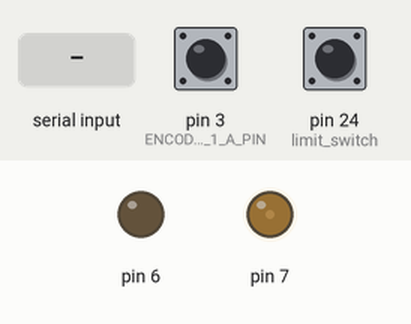
A sketch run on a simulated Arduino Mega 2560, built with avr-gcc and run on an emulated ATmega2560. Shown: output pins drawn as LEDs (lit = HIGH). Inputs (shaded band) come from the test bench; at power-on: pin 24 (limit_switch) HIGH, pin 3 (ENCODER_1_A_PIN) HIGH. What the sketch prints to the serial monitor is not drawn.

Above: at 0.8 s.
0.9 s: pin 24 (limit_switch) pulled LOW for 0.15 s
At 1.8 s:
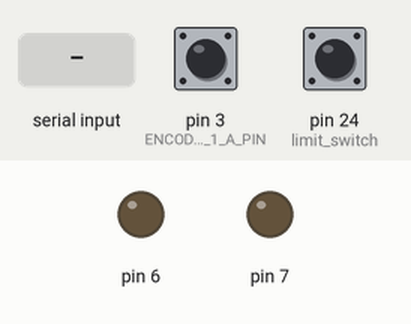
2.5 s: "90,45\n" received over Serial
At 3.0 s:
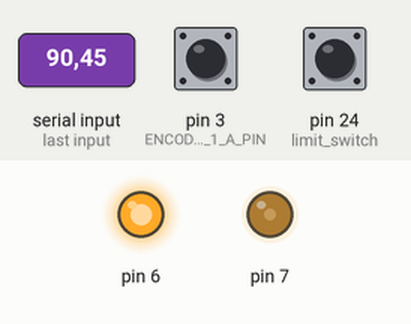
Timing chart, 0 to 5.5 s (numbered marks = the images above; inputs shaded):
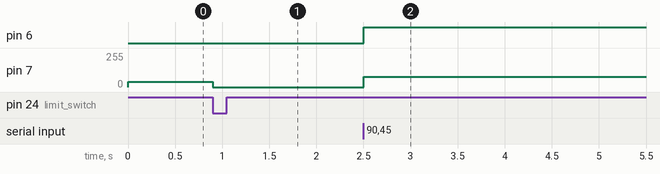

The sketch:

BTM_horizontal_encoder_1.ino
```cpp
#include "encoder.h"
#define limit_switch PA2
unsigned char x_p = 0, x1 = 0,  x2 = 0, theta = 0 ;
unsigned char rx_c = 0;
int encoder_p = 0, ed = 0, spd = 600;
void setup() {
  DDRA &= ~(1 << limit_switch); // LIMIT SWITCH PINA2
  PORTA |= (1 << limit_switch);
  DDRH |= (1 << PINH3) | (1 << PINH4);
  PORTH &= ~(1 << PINH3);
  TCCR4A = (1 << COM4B1) | (1 << WGM41);
  TCCR4B = (1 << WGM42) | (1 << WGM43) | (1 << CS40);
  ICR4 = 2000;

  encoder_1_init();          // anticlockwise --->  -ve              clockwise --->   +ve
  Serial.begin(115200);
  while ((PINA & (1 << limit_switch))) //to set at 0 degree
  {
    OCR4B = 300;
    Serial.print(EncoderOne);
    Serial.print("   ");
    Serial.println(OCR4B);

  }
  OCR4B = 0;

  EncoderOne = 0;
  //  Serial_init_setup();// USART COMMUNICATION

}
void loop() {
  if (Serial.available()) {
    theta = Serial.parseInt() + Serial.parseInt() ;

  }
  set_degree(theta);

  //  pid_set(theta);

  Serial.println(EncoderOne);

}
void Serial_init_setup() {
  cli();
  UBRR1L = 8;
  UBRR1H = 0x00;
  UCSR1B = 0x98;
  UCSR1C = 0x06;
  sei();
}


void  pid_set(unsigned int y)
{
  Serial.println("yes");


  if ( (EncoderOne + (6.67 * y)) < -5)
  {
    PORTH &= ~(1 << PINH3); //direction:  clockwise---> low
    //              if(abs(EncoderOne) > ((6.67*y)*0.6)){
    //              OCR4B = 200;
    //              }
    //              else{
    OCR4B = 200;
    //              }
  }
  else if ((EncoderOne + (6.67 * y)) > 5)
  {
    PORTH |= (1 << PINH3);         // direction:   anitclockwise---> high
    //            if(abs(EncoderOne) > ((6.67*y)*0.6)){
    //              OCR4B = 200;
    //              }
    //              else{
    OCR4B = 200;
    //              }

  }
  else {
    OCR4B = 0;
  }

}


ISR(USART1_RX_vect) {
  theta = UDR1;

  // set_degree(theta);
}


void set_degree(unsigned char x) {
  if ((x > x_p))
  {

    PORTH |= (1 << PINH3); //direction:   anitclockwise---> high
    if ((abs(EncoderOne)) > (6.67 * x)) // && (x = x_p))
    {

      OCR4B = 0;

      x_p = x;
    }
    else {
      if ((abs(EncoderOne)) > ((6.67 * x) * 0.6))
      {

        spd = spd - 20;
        OCR4B = spd;

      }
      else
      {

        OCR4B = spd;

      }

    }
  }
  else if ((x < x_p))
  {

    PORTH &= ~(1 << PINH3);   // direction:   clockwise---> low
    if ((abs(EncoderOne)) < (6.67 * x)) //&& (x = x_p))
    {

      OCR4B = 0;

      x_p = x;
    }
    else {
      if ((abs(EncoderOne)) > ((6.67 * x) * 0.6))
      {

        spd = spd - 20;
        OCR4B = spd;

      }
      else
      {

        OCR4B = spd;

      }

    }
  }
  else if (x = x_p) {

    OCR4B = 0;
  }


}
```

encoder.h
```cpp
# include <avr/io.h>
# include <util/delay.h>
# include <avr/interrupt.h>

# define ENCODER_1_A_REGISTER DDRE // PIN 3
# define ENCODER_1_A_PORT PORTE
# define ENCODER_1_A_INPUT PINE
# define ENCODER_1_A_PIN PE5

# define ENCODER_1_B_REGISTER DDRA // PIN   22
# define ENCODER_1_B_PORT PORTA
# define ENCODER_1_B_INPUT PINA
# define ENCODER_1_B_PIN PA0     //pin 22

# define ENCODER_2_A_REGISTER DDRE  //
# define ENCODER_2_A_PORT PORTE
# define ENCODER_2_A_INPUT PINE
# define ENCODER_2_A_PIN PE4 //pin 2

# define ENCODER_2_B_REGISTER DDRA //
# define ENCODER_2_B_PORT PORTA
# define ENCODER_2_B_INPUT PINA
# define ENCODER_2_B_PIN PA2    // 24


int EncoderOne = 0;
int EncoderTwo = 0;

int encoder_1_init();
int encoder_2_init();

int encoder_1_init()
{
  ENCODER_1_A_REGISTER |= (0 << ENCODER_1_A_PIN) ;  //DDRA|=(0<<PE5);
  ENCODER_1_B_REGISTER |= (0 << ENCODER_1_B_PIN);   //DDRB|=(0<<PA0);


  ENCODER_1_A_PORT |= (1 << ENCODER_1_A_PIN); //PORTA|=(1<<PE5);
  ENCODER_1_B_PORT |= (1 << ENCODER_1_B_PIN); //PORTB|=(1<<PA0);

  EIMSK |= (1 << INT5);
  EICRB |= (1 << ISC50) | (1 << ISC51) ; // INT5 : RISING EDGE WILL GENRATE INTURRUPT

  sei();
}


int encoder_2_init()
{
  ENCODER_2_A_REGISTER |= (0 << ENCODER_2_A_PIN); //DDRA|=(0<<PE4);
  ENCODER_2_B_REGISTER |= (0 << ENCODER_2_B_PIN); //DDRA|=(0<<PA2);

  ENCODER_2_A_PORT |= (1 << ENCODER_2_A_PIN); //PORTA|=(1<<PE4);
  ENCODER_2_B_PORT |= (1 << ENCODER_2_B_PIN); //PORTB|=(1<<PA2);
  EIMSK |= (1 << INT4);
  EICRB |= (1 << ISC40) // INT5 : RISING EDGE WILL GENRATE INTURRUPT
         | (1 << ISC41) ;
  sei();
}

ISR (INT5_vect)
{
  if (ENCODER_1_A_INPUT & (1 << ENCODER_1_A_PIN)) // if( PINE & (1<<PE5))
  {
    if (ENCODER_1_B_INPUT & (1 << ENCODER_1_B_PIN))  // if( PINA & (1<<PA0))
    {
      EncoderOne--;        //B_5
    }
    else
    {
      EncoderOne++;        //A_1
    }
  }
  else if (~(ENCODER_1_A_INPUT & (1 << ENCODER_1_A_PIN))) //if( ~(PINE & (1<<PE5)))
  {
    if (ENCODER_1_B_INPUT & (1 << ENCODER_1_B_PIN))  //if( PINA & (1<<PA0))
    {
      EncoderOne++;    //A_2
    }
    else    //C2_LOW
    {
      EncoderOne--;    //B_6
    }
  }

  else if (ENCODER_1_A_INPUT & (1 << ENCODER_1_A_PIN)) //if(PINE & (1<<PE5))
  {
    if (ENCODER_1_B_INPUT & (1 << ENCODER_1_B_PIN))  //if(PINA &(1<<PA0))
    {
      EncoderOne++;    //A_3
    }
    else    //C1_LOW
    {
      EncoderOne--;    //B_7
    }
  }
  else    //C2_LOW
  {
    if (ENCODER_1_B_INPUT & (1 << ENCODER_1_B_PIN))  //C1_HIGH
    {
      EncoderOne--;    //B_8
    }
    else    //C1_LOW
    {
      EncoderOne++;    //A_4
    }
  }
}


ISR (INT4_vect)
{

  if (ENCODER_2_A_INPUT & (1 << ENCODER_2_A_PIN))  //C1_HIGH
  {
    if (ENCODER_2_B_INPUT & (1 << ENCODER_2_B_PIN))  //C2_HIGH
    {
      EncoderTwo--;        //B_5
    }
    else    //C2_LOW
    {
      EncoderTwo++;        //A_1
    }
  }
  else if (~(ENCODER_2_A_INPUT & (1 << ENCODER_2_A_PIN))) //C1_LOW
  {
    if (ENCODER_2_B_INPUT & (1 << ENCODER_2_B_PIN))  //C2_HIGH
    {
      EncoderTwo++;    //A_2
    }
    else    //C2_LOW
    {
      EncoderTwo--;    //B_6
    }
  }

  else if (ENCODER_2_A_INPUT & (1 << ENCODER_2_A_PIN))  //C2_HIGH
  {
    if (ENCODER_2_B_INPUT & (1 << ENCODER_2_B_PIN))  //C1_HIGH
    {
      EncoderTwo++;    //A_3
    }
    else    //C1_LOW
    {
      EncoderTwo--;    //B_7
    }
  }
  else    //C2_LOW
  {
    if (ENCODER_2_B_INPUT & (1 << ENCODER_2_B_PIN))  //C1_HIGH
    {
      EncoderTwo--;    //B_8
    }
    else    //C1_LOW
    {
      EncoderTwo++;    //A_4
    }
  }
}
```

Measured:
- after the input at 0.9 s, pin 7: 38/255 → 0/255 at once
- after the input at 2.5 s, pin 6: LOW → HIGH at once; pin 7: 0/255 → 77/255 at once
